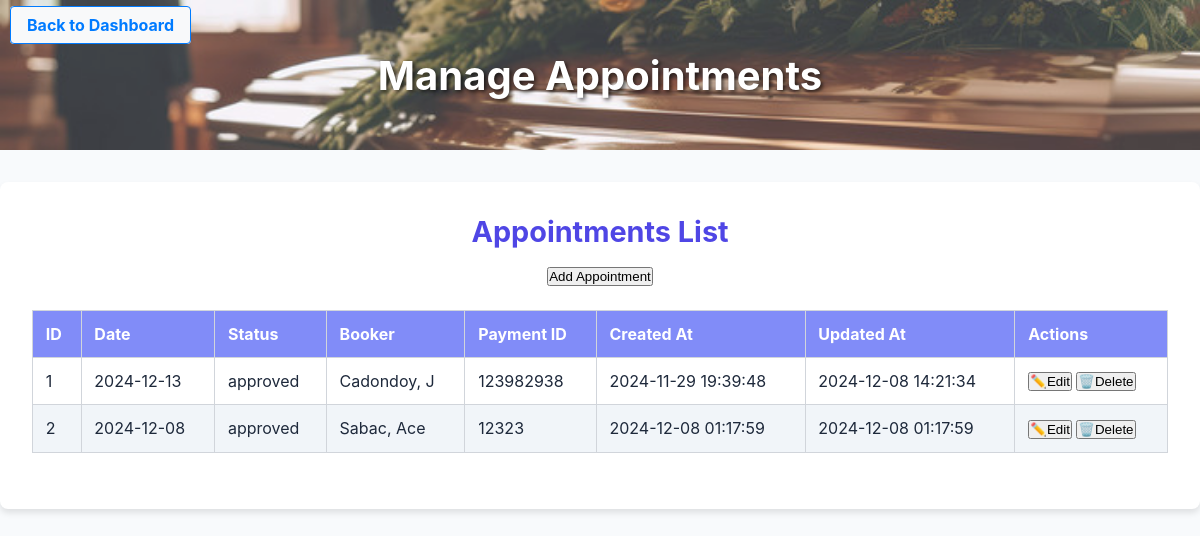
The page /backend/admin/manage_appointment.php on the database its author committed.
### tables this page shows
CREATE TABLE IF NOT EXISTS `appointments` (
  `id` int(11) NOT NULL AUTO_INCREMENT,
  `date` date NOT NULL,
  `status` enum('pending','approved','booked') DEFAULT 'pending',
  `user_id` int(11) NOT NULL,
  `payment_id` varchar(255) DEFAULT NULL,
  `created_at` timestamp NULL DEFAULT current_timestamp(),
  `updated_at` timestamp NULL DEFAULT current_timestamp() ON UPDATE current_timestamp(),
  PRIMARY KEY (`id`),
  KEY `user_id` (`user_id`),
  CONSTRAINT `appointments_ibfk_1` FOREIGN KEY (`user_id`) REFERENCES `users` (`id`)
);

### backend/admin/manage_appointment.php (the view, shortened to what this page needs)
<?php
include('../includes/db_connection.php');
$result = $conn->query("SELECT appointments.id, appointments.date, appointments.status, appointments.payment_id, appointments.created_at, appointments.updated_at,
                        CONCAT(users.lastname, ', ', users.firstname) AS booker
                        FROM appointments
                        JOIN users ON appointments.user_id = users.id");
?>
<!DOCTYPE html>
<html lang="en">
<head>
    <link rel="stylesheet" href="../css/manage/manage.css">
</head>
<body>
    <div class="back-to-dashboard-container">
        <a href="dashboard.php" class="back-to-dashboard-btn">Back to Dashboard</a>
    </div>
    <header class="banner">
        <img src="../Assets/Image/banner.jpg" alt="Funeral Services" class="banner-image">
        <div class="banner-text">
            <h1>Manage Appointments</h1>
        </div>
    </header>
    <div class="container">
        <div class="appointment-list-container">
            <h2>Appointments List</h2>
            <button class="add-btn" onclick="openModal('add')">Add Appointment</button>
            <table>
                <thead>
                    <tr>
                        <th>ID</th>
                        <th>Date</th>
                        <th>Status</th>
                        <th>Booker</th>
                        <th>Payment ID</th>
                        <th>Created At</th>
                        <th>Updated At</th>
                        <th>Actions</th>
                    </tr>
                </thead>
                <tbody>
                    <?php while ($row = $result->fetch_assoc()) : ?>
                        <tr>
                            <td><?php echo $row['id']; ?></td>
                            <td><?php echo $row['date']; ?></td>
                            <td><?php echo $row['status']; ?></td>
                            <td><?php echo $row['booker']; ?></td>
                            <td><?php echo $row['payment_id']; ?></td>
                            <td><?php echo isset($row['created_at']) ? $row['created_at'] : 'N/A'; ?></td>
                            <td><?php echo isset($row['updated_at']) ? $row['updated_at'] : 'N/A'; ?></td>
                            <td>
                                <button class="edit-btn" onclick="openModal('edit', <?php echo $row['id']; ?>)">Edit</button>
                                <button class="delete-btn" onclick="confirmDelete(<?php echo $row['id']; ?>)">Delete</button>
                            </td>
                        </tr>
                    <?php endwhile; ?>
                </tbody>
            </table>
        </div>
    </div>
</body>
</html>

### backend/css/Manage/manage.css (style rules this page uses)
:root { --primary-color: #4f46e5; --secondary-color: #818cf8; --accent-color: #facc15; --bg-color: #f8fafc; --text-color: #1e293b; --font-family: 'Inter', sans-serif; }
* { margin: 0; padding: 0; box-sizing: border-box; }
body { font-family: var(--font-family); background-color: var(--bg-color); color: var(--text-color); min-height: 100vh; display: flex; flex-direction: column; align-items: center; justify-content: flex-start; transition: all 0.3s ease; }
header.banner { width: 100%; position: relative; height: 150px; overflow: hidden; }
header.banner img { width: 100%; height: 100%; object-fit: cover; opacity: 0.8; }
header .banner-text { position: absolute; top: 50%; left: 50%; transform: translate(-50%, -50%); color: white; text-shadow: 2px 2px 4px rgba(0, 0, 0, 0.7); text-align: center; }
header .banner-text h1 { font-size: 2.5rem; margin: 0; }
.container { background: white; padding: 2rem; border-radius: 8px; box-shadow: 0 4px 6px rgba(0, 0, 0, 0.1); width: 100%; margin: 2rem auto; text-align: center; max-width: auto; }
.container h2 { font-size: 1.8rem; color: var(--primary-color); margin-bottom: 1rem; }
table { width: 100%; border-collapse: collapse; margin: 1.5rem auto; font-size: 1rem; }
table th, table td { padding: 0.8rem; text-align: left; border: 1px solid #d1d5db; }
table th { background-color: var(--secondary-color); color: white; font-weight: bold; }
table td { font-size: 1rem; color: var(--text-color); }
table tr:nth-child(even) { background-color: #f1f5f9; }
.edit-btn::before { content: '✏️'; }
.delete-btn::before { content: '🗑️'; }
.back-to-dashboard-container { position: absolute; top: 15px; left: 10px; z-index: 100; }
.back-to-dashboard-btn { text-decoration: none; color: #007BFF; font-weight: bold; padding: 8px 16px; border: 1px solid #007BFF; border-radius: 4px; background-color: #f8f9fa; transition: background-color 0.3s, color 0.3s; }

### rows shown on the page
appointments: id "1", date "2024-12-13", status "approved", booker "Cadondoy, J", payment "123982938", created_at "2024-11-29 19:39:48", updated_at "2024-12-08 14:21:34"
appointments: id "2", date "2024-12-08", status "approved", booker "Sabac, Ace", payment "12323", created_at "2024-12-08 01:17:59", updated_at "2024-12-08 01:17:59"
